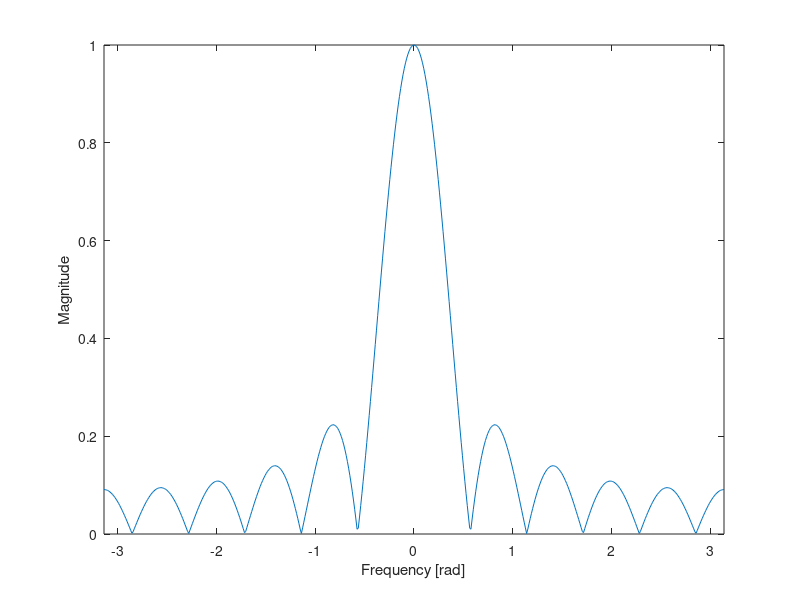
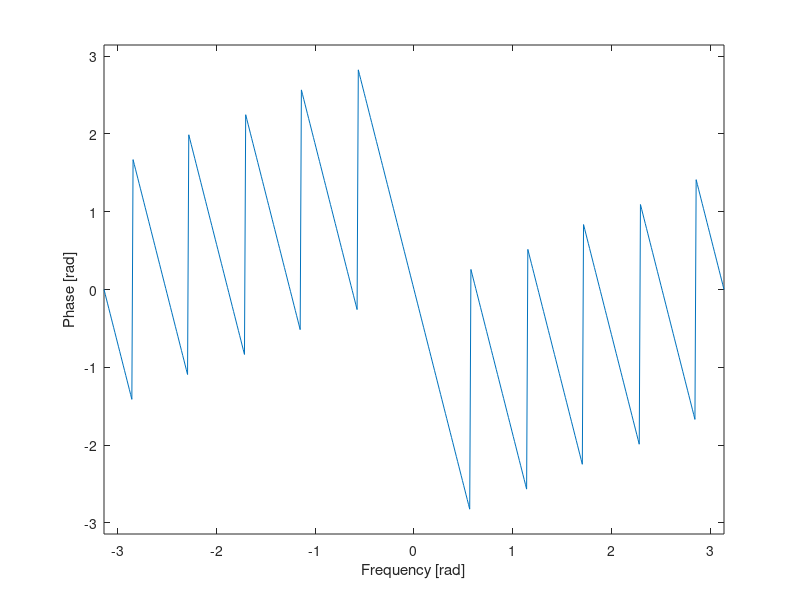
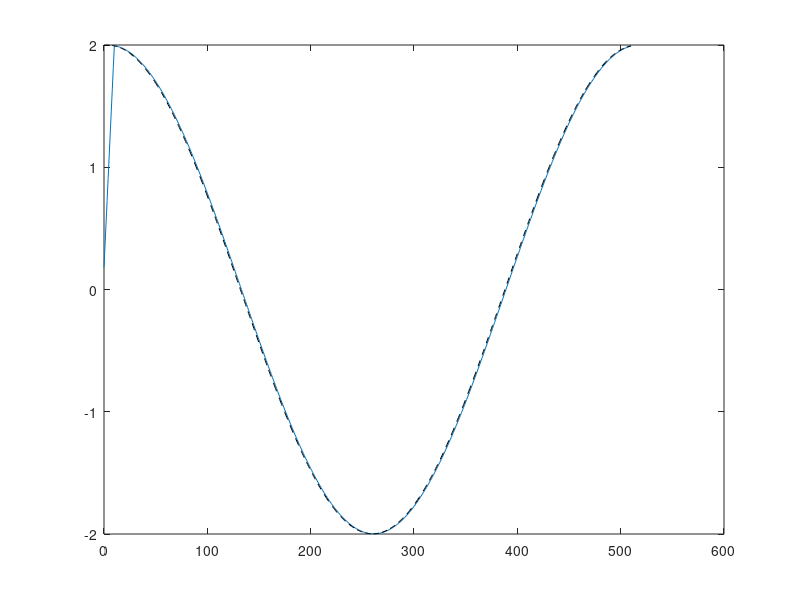

Write the MATLAB code that produced these figures, in order.
clear all
close all
clc

b=ones(1,11)/11; % bk coefficients for LTI FIR system. In this example, it is a one-sample difference
N=512; % Number of points in DFT
dw=2*pi/N; % delta omega, frequency resolution
kv=-N/2:N/2; % coefficients k in the full DFT

% System frequency response through N-point DFT
H=fft(b,N); % Fast Fourier Transform
absH=abs(H); % Absolute magnitude
argH=angle(H); % Phase of the FIR filter in radians, alternatively atan2(imag(H),real(H)), or atan2d(imag(H),real(H)) to get the answer in degrees

% System Magnitude
absH2=[absH(N/2+1:end) absH(1:N/2+1)]; % The negative part in a DFT lies in the second half of the vector, so we need to swap (see figure 8-5 in the course book)
figure
plot(kv*dw,absH2)
axis([-pi pi 0 max(absH)])
xlabel('Frequency [rad]')
ylabel('Magnitude')

% System Phase
argH2=[argH(N/2+1:end) argH(1:N/2+1)]; % The negative part in a DFT lies in the second half of the vector, so we need to swap (see figure 8-5 in the course book)
figure
plot(kv*dw,argH2)
axis([-pi pi -pi pi])
xlabel('Frequency [rad]')
ylabel('Phase [rad]')

% Test signal
n=0:N-1;
A=2; % Amplitude
k=1; % gives the system's absH(k+1)=1.0018 and argH(k+1)=1.0462 rad (compensation for MATLAB's vector index starting at 1)
fas=0; % Phase given in degrees
s=A*cos(dw*k*n+fas*(pi/180)); % signal with one frequency component

y=conv(s,b,'full'); % convolution of the signal with the system
y = y(1:N);
figure
plot(n(1:end-1),y(1:end-1)) % y(1:end-1) may need adjustment if delayed relative to s2(2:end)
hold on

% Reference signal
s2=absH(k+1)*A*cos((2*pi/N)*k*n+fas*(pi/180)+argH(k+1));
s2 = s2(1:N);
plot(n(1:end-1),s2(2:end),'--k') % s2(2:end) may need adjustment if delayed relative to y(1:end-1)
hold off
